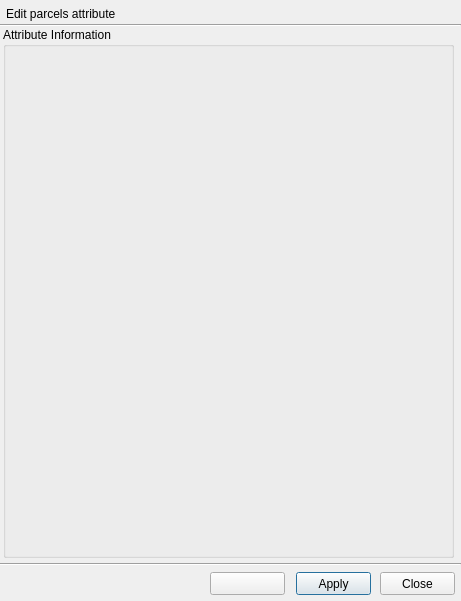
<?xml version="1.0" encoding="UTF-8"?>
<ui version="4.0">
 <class>PlanAttributeEditDialog</class>
 <widget class="QDialog" name="PlanAttributeEditDialog">
  <property name="geometry">
   <rect>
    <x>0</x>
    <y>0</y>
    <width>461</width>
    <height>601</height>
   </rect>
  </property>
  <property name="windowTitle">
   <string>Dialog</string>
  </property>
  <widget class="QPushButton" name="apply_button">
   <property name="geometry">
    <rect>
     <x>296</x>
     <y>572</y>
     <width>75</width>
     <height>23</height>
    </rect>
   </property>
   <property name="text">
    <string>Apply</string>
   </property>
  </widget>
  <widget class="QPushButton" name="help_button">
   <property name="geometry">
    <rect>
     <x>210</x>
     <y>572</y>
     <width>75</width>
     <height>23</height>
    </rect>
   </property>
   <property name="styleSheet">
    <string notr="true">image: url(:/plugins/lm2/help_button.png);</string>
   </property>
   <property name="text">
    <string/>
   </property>
   <property name="icon">
    <iconset resource="resources.qrc">
     <normaloff>:/plugins/lm2/help_button.png</normaloff>:/plugins/lm2/help_button.png</iconset>
   </property>
  </widget>
  <widget class="QPushButton" name="close_button">
   <property name="geometry">
    <rect>
     <x>380</x>
     <y>572</y>
     <width>75</width>
     <height>23</height>
    </rect>
   </property>
   <property name="text">
    <string>Close</string>
   </property>
  </widget>
  <widget class="Line" name="line">
   <property name="geometry">
    <rect>
     <x>0</x>
     <y>17</y>
     <width>461</width>
     <height>16</height>
    </rect>
   </property>
   <property name="orientation">
    <enum>Qt::Horizontal</enum>
   </property>
  </widget>
  <widget class="QLabel" name="label">
   <property name="geometry">
    <rect>
     <x>6</x>
     <y>6</y>
     <width>391</width>
     <height>16</height>
    </rect>
   </property>
   <property name="text">
    <string>Edit parcels attribute</string>
   </property>
  </widget>
  <widget class="Line" name="line_2">
   <property name="geometry">
    <rect>
     <x>0</x>
     <y>556</y>
     <width>461</width>
     <height>16</height>
    </rect>
   </property>
   <property name="orientation">
    <enum>Qt::Horizontal</enum>
   </property>
  </widget>
  <widget class="QGroupBox" name="attribute_group_box">
   <property name="geometry">
    <rect>
     <x>3</x>
     <y>27</y>
     <width>451</width>
     <height>531</height>
    </rect>
   </property>
   <property name="minimumSize">
    <size>
     <width>451</width>
     <height>531</height>
    </size>
   </property>
   <property name="maximumSize">
    <size>
     <width>451</width>
     <height>531</height>
    </size>
   </property>
   <property name="title">
    <string>Attribute Information</string>
   </property>
  </widget>
  <widget class="QLabel" name="status_label">
   <property name="geometry">
    <rect>
     <x>6</x>
     <y>575</y>
     <width>201</width>
     <height>16</height>
    </rect>
   </property>
   <property name="text">
    <string/>
   </property>
  </widget>
 </widget>
 <resources>
  <include location="resources.qrc"/>
 </resources>
 <connections/>
</ui>
